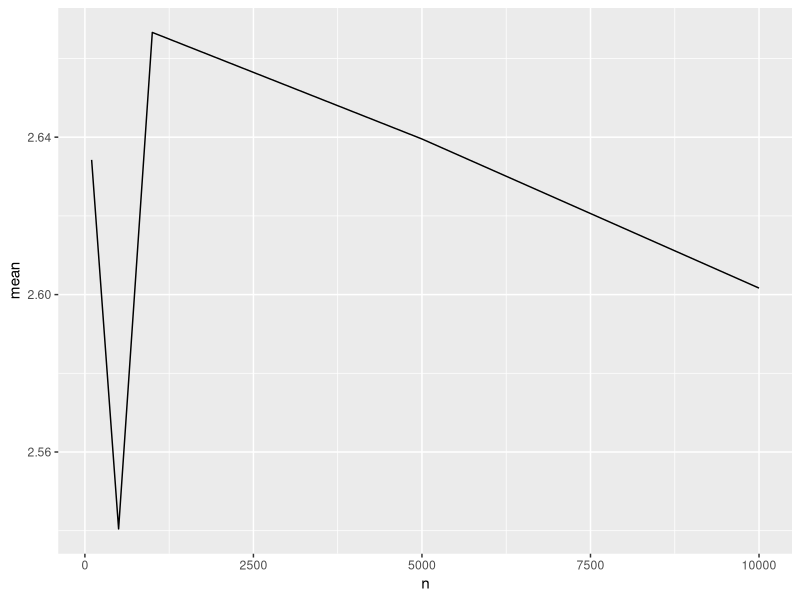

R code for this plot:
## Machine Learning - Linear Regression Assessment
## Comprehension check
library(tidyverse)
library(caret)

## ++++++++++++++++++++++++
## Simulated MVN Data ====
## ++++++++++++++++++++++++

set.seed(1, sample.kind = "Rounding")
n <- 100
Sigma <- 9*matrix(c(1.0, 0.5, 0.5, 1.0), 2, 2)
dat <- MASS::mvrnorm(n = 100, c(69, 69), Sigma) %>%
  data.frame() %>% setNames(c("x", "y"))

## Build 100 linear models using replicate
## for each, split the data evenly into test and train
## using dat$y for the indexing
## generate predictions on the test set
## calculate rmse
## report mean and sd from all 100 models

rmse <- replicate(n, {
  idx   <- createDataPartition(dat$y, list = F)
  test  <- dat[idx, ]
  train <- dat[-idx, ]
  fit   <- lm(y~x, data = train)
  preds <- predict(fit, newdata = test["x"])
  # calculate & assign RMSE
  sqrt(mean((preds-test$y)^2))
})
mean(rmse)
sd(rmse)

### Q2 - Write a function that takes a size n, then:
###     1. builds a dataset using the code at the top but with n observations
###     2. runs the replicate loop from above to build 100 linear model and returns
###         a vector or RMSE's
###     3. calculates the mean and standard deviation of the 100 RMSE's

set.seed(1, sample.kind = "Rounding")
rmse_dist <-  function(n, r = 0.5, sd, mu){
  # Build dataset
  Sigma <-  9*matrix(c(1.0, r, r, 1.0), 2, 2)
  dat <- MASS::mvrnorm(n = n, c(69, 69), Sigma) %>%
    data.frame() %>% setNames(c("x", "y"))
  # Model, Predict, RMSE
  RMSE <- replicate(100, {
    # split data
    test_idx <- createDataPartition(dat$y,
                                    times = 1,
                                    p = 0.5,
                                    list = F)
    test_data  <- dat[test_idx, ]
    train_data <- dat[-test_idx, ]
    # build a model with the training data
    fit <- lm(y~x, data = train_data)
    # predict on the test data
    preds <- predict(fit, newdata = test_data["x"])
    # calculate Root Mean Square Error
    sqrt(sum((preds-test_data$y)^2/length(test_idx)))
    
  })
  
  average = mean(RMSE)
  std_dev = sd(RMSE)
  
  if(sd == T & mu == F){
    return(std_dev)
  }
  else if(sd == F & mu == T){
    return(average)
  }
  else if(sd == T & mu == T){
    return(c(average = average,sd = std_dev))
  }
}

ns <- c(100, 500, 1000, 5000, 10000)

set.seed(1, sample.kind = "Rounding")
## apply rmse_dist using map()
rmse_means <- map(ns, rmse_dist, mu = T, sd = F) |> unlist()
rmse_sds <-  map(ns, rmse_dist, mu = F, sd = T) |> unlist()
rmse_map <- data.frame(n = ns, mean = rmse_means, sd = rmse_sds)
rmse_map

## apply rmse_dist using sapply
rmse_means.1 <- sapply(ns, rmse_dist, mu = T, sd = F)
rmse_sds.1 <- sapply(ns, rmse_dist, mu = F, sd = T)
rmse_sapp <- data.frame(n = ns, 
                        mean = rmse_means.1, 
                        sd = rmse_sds.1)

rmse_sapp |> left_join(rmse_map, by = "n")

## use map to get BOTH mu and sd
rmse_both <- map(ns, rmse_dist, mu = T, sd = T) |> unlist()
data.frame(rmse_both) |> mutate(stat = rep(c("mean", "sd"), 5),
                                n = rep(ns, each = 2)) |>
  rename(value = rmse_both) |>
  pivot_wider(names_from = stat, values_from = value) |>
  ggplot(aes(n, mean))+geom_line()


## repeat but now make the correlation
## between x and y larger
set.seed(1, sample.kind = "Rounding")
Sigma.1 <-  9*matrix(c(1.0, .95, .95, 1), 2, 2)
sim.data <- MASS::mvrnorm(n = 100, mu = c(69,69), Sigma.1 ) |>
  data.frame() |>setNames(c('x', 'y'))


rmse_means.2 <- map(ns, rmse_dist, r = 0.95, mu = T, sd = F) |> unlist()
rmse_sds.2   <- map(ns, rmse_dist, r = 0.95, mu = F, sd = T) |> unlist()
rmse_df.1 <- data.frame(n = ns, 
                        mean = rmse_means.2, 
                        sd = rmse_sds.2)
rmse_df.1

rmse1 <- replicate(100, {
  idx = createDataPartition(sim.data$y, list = F)
  test = sim.data[idx, ]
  train = sim.data[-idx, ]
  fit = lm(y~x, data = train)
  preds = predict(fit, test["x"])
  sqrt(sum(((preds-test$y)^2)/length(idx)))
})
mean(rmse1)


## investigate the effect of two variables on the response
set.seed(1)
Sigma <- matrix(c(1.0, 0.75, 0.75, 0.75, 1.0, 0.25, 0.75, 0.25, 1.0), 3, 3)
sim.data <- MASS::mvrnorm(n = 100, c(0, 0, 0), Sigma) %>%
  data.frame() %>% setNames(c("y", "x1", "x2"))

## What is the RMSE for the following 3 models:
##    1. y ~ x1
##    2. y ~ x2
##    3. y ~ x1 + x2

set.seed(1)
idx = createDataPartition(sim.data$y, list =F)
test = sim.data[idx, ]
train = sim.data[-idx, ]
fit = lm(y ~ x1, data = train)
preds = predict(fit, newdata = test['x1'])
rmse1 = sqrt(sum(((preds - test$y)^2))/length(idx))
rmse11 = RMSE(preds, test$y)

set.seed(1)
idx = createDataPartition(sim.data$y, list =F)
test = sim.data[idx, ]
train = sim.data[-idx, ]
fit = lm(y ~ x2, data = train)
preds = predict(fit, newdata = test['x2'])
rmse2 = sqrt(sum(((preds - test$y)^2))/length(idx))
rmse22 = RMSE(preds, test$y)

set.seed(1)
idx = createDataPartition(sim.data$y, list =F)
test = sim.data[idx, ]
train = sim.data[-idx, ]
fit = lm(y ~ x1+x2, data = train)
preds = predict(fit, newdata = test[c("x1", "x2")])
rmse3 = sqrt(sum(((preds - test$y)^2))/length(idx))
rmse33 = RMSE(preds, test$y)

model_results_1 = c(x1 = c(rmse1, rmse11), 
                    x2 = c(rmse2, rmse22), 
                    x1_x2 = c(rmse3, rmse33))

## Repeat Q6 but now use highly correlated data
set.seed(1)
Sigma <- matrix(c(1.0, 0.75, 0.75, 0.75, 1.0, 0.95, 0.75, 0.95, 1.0), 3, 3)
sim.data <- MASS::mvrnorm(n = 100, c(0, 0, 0), Sigma) %>%
  data.frame() %>% setNames(c("y", "x1", "x2"))

## Model 1 - x1 only
set.seed(1)
idx = createDataPartition(sim.data$y, list =F)
test = sim.data[idx, ]
train = sim.data[-idx, ]
fit = lm(y ~ x1, data = train)
preds = predict(fit, newdata = test['x1'])
rmse1 = sqrt(sum(((preds - test$y)^2))/length(idx))
rmse11 = RMSE(preds, test$y)

set.seed(1)
idx = createDataPartition(sim.data$y, list =F)
test = sim.data[idx, ]
train = sim.data[-idx, ]
fit = lm(y ~ x2, data = train)
preds = predict(fit, newdata = test['x2'])
rmse2 = sqrt(sum(((preds - test$y)^2))/length(idx))
rmse22 = RMSE(preds, test$y)

set.seed(1)
idx = createDataPartition(sim.data$y, list =F)
test = sim.data[idx, ]
train = sim.data[-idx, ]
fit = lm(y ~ x1+x2, data = train)
preds = predict(fit, newdata = test[c("x1", "x2")])
rmse3 = sqrt(sum(((preds - test$y)^2))/length(idx))
rmse33 = RMSE(preds, test$y)

model_results_2 = c(x1 = c(rmse1, rmse11), 
                    x2 = c(rmse2, rmse22), 
                    x1_x2 = c(rmse3, rmse33))
model_results_1
model_results_2
